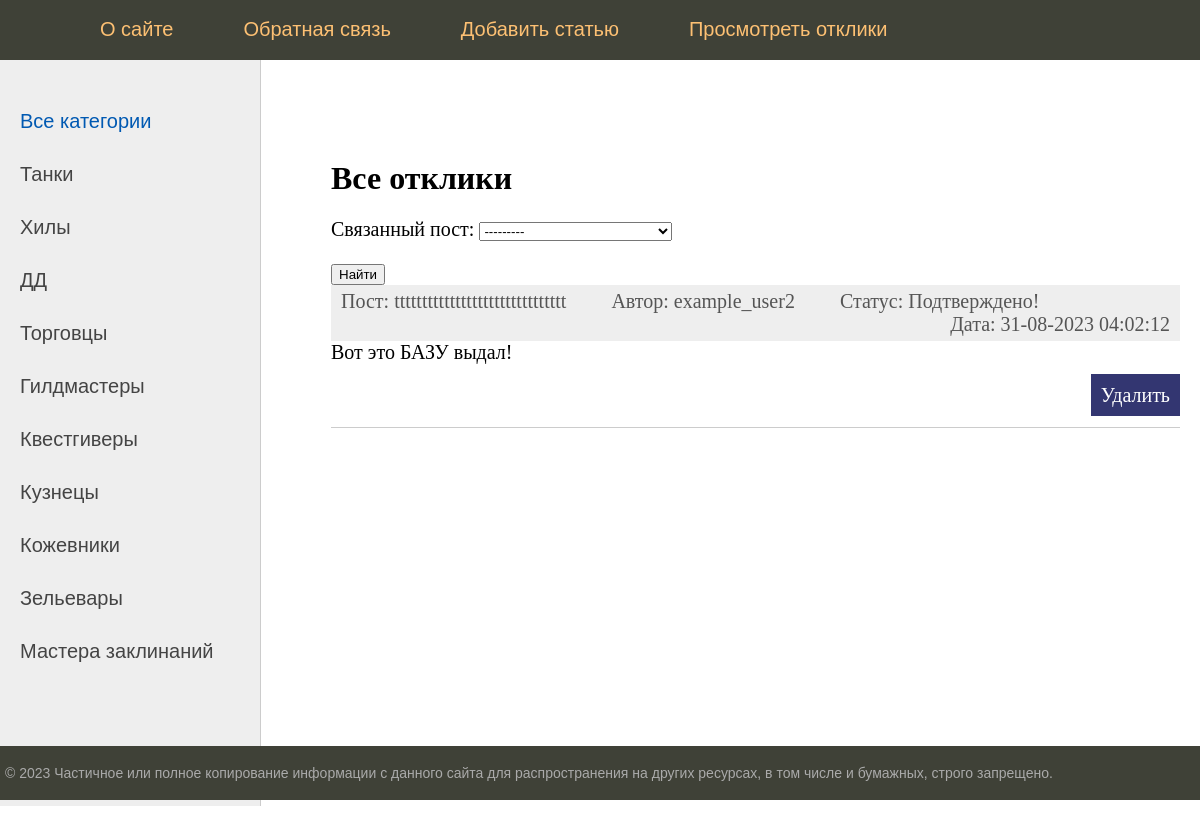
Page /messages/ (signed in) on the committed database.
### bulletinboard/models.py (models this page shows, shortened)
class Category(models.Model):
    name = models.CharField(max_length=100, db_index=True, verbose_name='Категория')
    slug = models.SlugField(max_length=255, unique=True, db_index=True, verbose_name='URL')
    def get_absolute_url(self):
        return reverse('category', kwargs={'cat_slug': self.slug})
    class Meta:
        verbose_name = 'Категория'
        verbose_name_plural = 'Категории'
        ordering = ['id']

class Message(models.Model):
    post = models.ForeignKey(Post, on_delete=models.CASCADE, verbose_name='Связанный пост')
    author = models.ForeignKey(Author, on_delete=models.CASCADE, verbose_name='Автор')
    creation_time = models.DateTimeField(auto_now_add=True, verbose_name='Время создания')
    text = models.TextField(blank=False, verbose_name='Содержание')
    is_approved = models.BooleanField(default=False, verbose_name='Подтверждение')
    class Meta:
        verbose_name = 'Отклик'
        verbose_name_plural = 'Отклики'
        ordering = ['-creation_time']

class Post(models.Model):
    author = models.ForeignKey(Author, on_delete=models.CASCADE, verbose_name='Автор')
    category = models.ForeignKey('Category', models.CASCADE, verbose_name='Категория')
    creation_time = models.DateTimeField(auto_now_add=True, verbose_name='Время создания')
    title = models.CharField(max_length=255, blank=False, verbose_name='Заголовок')
    body = RichTextUploadingField(verbose_name='Содержание')
    def __str__(self):
        return self.title
    class Meta:
        verbose_name = 'Объявление'
        verbose_name_plural = 'Объявления'
        ordering = ['-creation_time', 'title']

class Author(models.Model):
    user = models.OneToOneField(User, on_delete=models.CASCADE)
    def __str__(self):
        return self.user.username
    class Meta:
        verbose_name = 'Автор'
        verbose_name_plural = 'Авторы'
        ordering = ['id']

### bulletinboard/views.py (the view)
# urls.py: path('messages/', ShowMessages.as_view(), name='messages'),
class ShowMessages(LoginRequiredMixin, DataMixin, ListView):
    model = Message
    template_name = 'bulletinboard/messages.html'
    context_object_name = 'messages'
    def get_queryset(self):
        author_instance, created = Author.objects.get_or_create(user=self.request.user)
        queryset = super().get_queryset()
        self.filterset = MessageFilter(self.request.GET, queryset, user=self.request.user)
        return self.filterset.qs.filter(post__author=author_instance)
    def get_context_data(self, *, object_list=None, **kwargs):
        context = super().get_context_data(**kwargs)
        c_def = self.get_user_context(title='Все полученные отклики', filterset=self.filterset)
        return context | c_def

### bulletinboard/templatetags/bulletinboard_tags.py (called while the page is built)
@register.inclusion_tag('bulletinboard/list_categories.html')
def show_categories(cat_selected=0):
    cats = Category.objects.all()
    return {'cats': cats, 'cat_selected': cat_selected}

### bulletinboard/utils.py (called while the page is built)
    def get_user_context(self, **kwargs):
        context = kwargs
        cats = Category.objects.annotate(Count('post'))
        user_menu = menu.copy()
        if not self.request.user.is_authenticated:
            user_menu.pop(2)
            user_menu.pop(2)
        context['menu'] = user_menu
        context['cats'] = cats
        if 'cat_selected' not in context:
            context['cat_selected'] = 0
        return context

### bulletinboard/templates/bulletinboard/messages.html (shortened to what this page needs)
{% extends 'bulletinboard/index.html' %}
{% block content %}
<h1>Все отклики</h1>
    <form action="" method="get">
        {{ filterset.form.as_p }}
        <input type="submit" value="Найти" />
    </form>
<ul class="list-articles">
	{% for m in messages %}
		<li><div class="article-panel">
			<p class="first">Пост: {{m.post.title|truncatewords:10}}&nbsp;&nbsp;&nbsp;&nbsp;&nbsp;&nbsp;&nbsp;&nbsp;
				Автор: {{m.author}}&nbsp;&nbsp;&nbsp;&nbsp;&nbsp;&nbsp;&nbsp;&nbsp;
				{% if m.is_approved %}
				Статус: Подтверждено!
				{% else %}
				Статус: Ожидает подтверждения...
				{% endif %}
					</p>
			<p class="last">Дата: {{m.creation_time|date:"d-m-Y H:i:s"}}</p>
		</div>
					{{m.text}}
			<p class="link-read-post"><a href="{% url 'message_delete' pk=m.id %}">Удалить</a></p>
			</li>
	{% endfor %}
</ul>
{% endblock %}

### bulletinboard/templates/bulletinboard/list_categories.html
{% for c in cats %}
    {% if c.pk == cat_selected %}
        <li class="selected">{{c.name}}</li>
    {% else %}
        <li><a href="{{ c.get_absolute_url }}">{{c.name}}</a></li>
    {% endif %}
{% endfor %}

### bulletinboard/static/bulletinboard/css/styles.css (style rules this page uses)
html, body { font-family: 'Arial'; margin: 0; padding: 0; height: 100%; width: 100%; color: #444; }
a { color: #0059b2; text-decoration: none; }
p.link-read-post { text-align: right; }
p.link-read-post a { padding: 10px; min-width: 100px; background: #333671; color: #fff; text-decoration: none; }
div.article-panel { background: #eee; padding: 5px 10px 5px 10px; box-sizing: border-box; overflow: hidden; color: #555; }
div.article-panel p.first { margin: 0; float: left; }
div.article-panel p.last { margin: 0; float: right; }
ul.list-articles { list-style: none; margin: 0; padding: 0; }
ul.list-articles li { border-bottom: 1px solid #ccc; }
.left-chapters ul li { margin: 30px 0 0 0; color: #999; }
.left-chapters ul li a { color: #444; text-decoration: none; }
.content-text h1 { font-size: 32px; }

### rows in the picture
Category: name "Танки"
Category: name "Хилы"
Category: name "ДД"
Category: name "Торговцы"
Category: name "Гилдмастеры"
Category: name "Квестгиверы"
Category: name "Кузнецы"
Category: name "Кожевники"
Category: name "Зельевары"
Category: name "Мастера заклинаний"
Message: post "ttttttttttttttttttttttttttttttt", author "example_user2", is_approved "Статус: Подтверждено!", creation_time "31-08-2023 04:02:12", text "Вот это БАЗУ выдал!"

### other values in the picture
{{ m.title }} "О сайте" "Обратная связь" "Добавить статью" "Просмотреть отклики"
